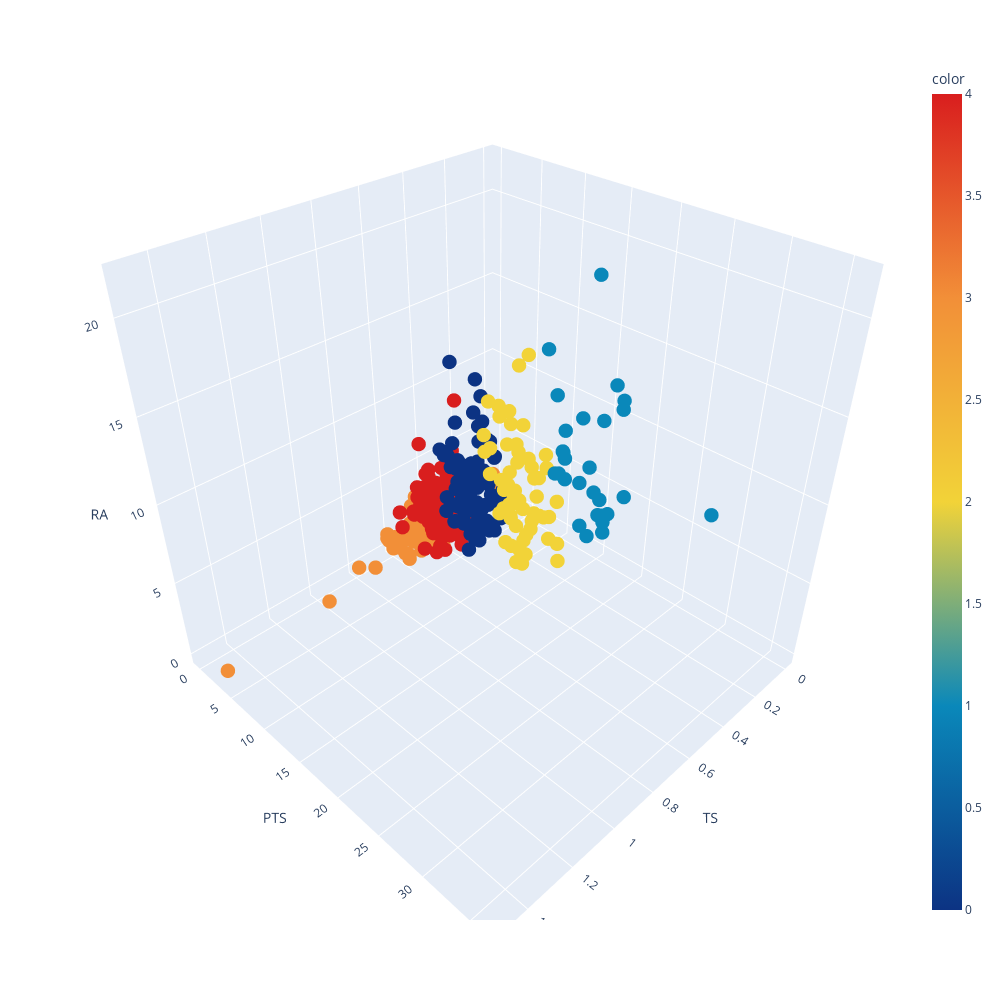

Source (notebook cell):
### Code cell
fig = px.scatter_3d(TS_Pts_RA, x='TS', y='PTS', z='RA',
              color=kmeans.labels_, width=1000, height=1000, color_continuous_scale='Portland')
fig.update_traces(marker=dict(size=5))

fig.show()

### Figure 1 — Plotly figure (JSON) as saved in the notebook; plotly's stock layout.template omitted (floating-point values rounded to 4 significant figures; data arrays with more than 128 entries replaced by an {"elided": "..."} marker saying what was removed)
{"data": [{"hoverlabel": {"namelength": 0}, "hovertemplate": "TS=%{x}<br>PTS=%{y}<br>RA=%{z}<br>color=%{marker.color}", "legendgroup": "", "marker": {"color": {"elided": "440 int values"}, "coloraxis": "coloraxis", "size": 5, "symbol": "circle"}, "mode": "markers", "name": "", "scene": "scene", "showlegend": false, "type": "scatter3d", "x": {"elided": "440 float values"}, "y": {"elided": "440 float values"}, "z": {"elided": "440 float values"}}], "layout": {"coloraxis": {"colorbar": {"title": {"text": "color"}}, "colorscale": [[0, "rgb(12,51,131)"], [0.25, "rgb(10,136,186)"], [0.5, "rgb(242,211,56)"], [0.75, "rgb(242,143,56)"], [1, "rgb(217,30,30)"]]}, "height": 1000, "legend": {"tracegroupgap": 0}, "margin": {"t": 60}, "scene": {"domain": {"x": [0, 1], "y": [0, 1]}, "xaxis": {"title": {"text": "TS"}}, "yaxis": {"title": {"text": "PTS"}}, "zaxis": {"title": {"text": "RA"}}}, "width": 1000}}
